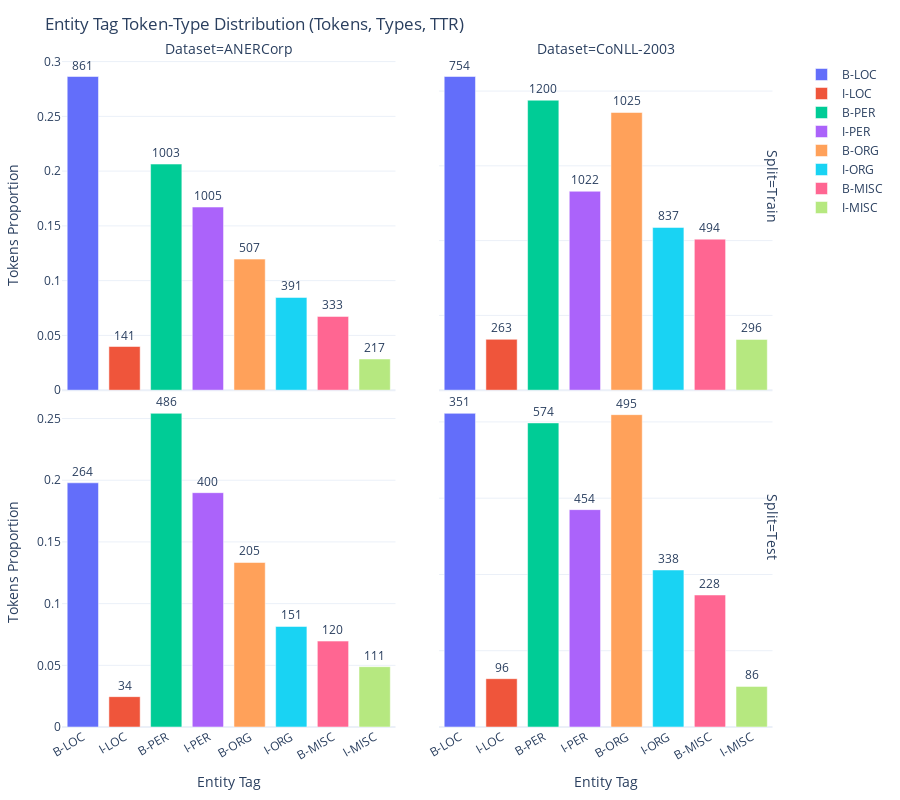

This figure's notebook cell:
### Code cell
plot_faceted_bar_chart(
            df=df,
            metric="Tokens Proportion",        # or "TTR" depending on the figure
            text="Tag Types",
            title="Entity Tag Token-Type Distribution (Tokens, Types, TTR)",
            tag_order=_DEFAULT_TAGS
        )

### Figure 1 — Plotly figure (JSON) as saved in the notebook; plotly's stock layout.template omitted (floating-point values rounded to 4 significant figures)
{"data": [{"alignmentgroup": "True", "cliponaxis": false, "hovertemplate": "Entity Tag=%{x}<br>Split=Train<br>Dataset=ANERCorp<br>Tokens Proportion=%{y}<br>Tag Types=%{text}<extra></extra>", "legendgroup": "B-LOC", "marker": {"color": "#636efa", "pattern": {"shape": ""}}, "name": "B-LOC", "offsetgroup": "B-LOC", "orientation": "v", "showlegend": true, "text": [861], "textposition": "outside", "texttemplate": "%{text}", "type": "bar", "x": ["B-LOC"], "xaxis": "x3", "y": [0.2864], "yaxis": "y3"}, {"alignmentgroup": "True", "cliponaxis": false, "hovertemplate": "Entity Tag=%{x}<br>Split=Train<br>Dataset=CoNLL-2003<br>Tokens Proportion=%{y}<br>Tag Types=%{text}<extra></extra>", "legendgroup": "B-LOC", "marker": {"color": "#636efa", "pattern": {"shape": ""}}, "name": "B-LOC", "offsetgroup": "B-LOC", "orientation": "v", "showlegend": false, "text": [754], "textposition": "outside", "texttemplate": "%{text}", "type": "bar", "x": ["B-LOC"], "xaxis": "x4", "y": [0.2097], "yaxis": "y4"}, {"alignmentgroup": "True", "cliponaxis": false, "hovertemplate": "Entity Tag=%{x}<br>Split=Test<br>Dataset=ANERCorp<br>Tokens Proportion=%{y}<br>Tag Types=%{text}<extra></extra>", "legendgroup": "B-LOC", "marker": {"color": "#636efa", "pattern": {"shape": ""}}, "name": "B-LOC", "offsetgroup": "B-LOC", "orientation": "v", "showlegend": false, "text": [264], "textposition": "outside", "texttemplate": "%{text}", "type": "bar", "x": ["B-LOC"], "xaxis": "x", "y": [0.1979], "yaxis": "y"}, {"alignmentgroup": "True", "cliponaxis": false, "hovertemplate": "Entity Tag=%{x}<br>Split=Test<br>Dataset=CoNLL-2003<br>Tokens Proportion=%{y}<br>Tag Types=%{text}<extra></extra>", "legendgroup": "B-LOC", "marker": {"color": "#636efa", "pattern": {"shape": ""}}, "name": "B-LOC", "offsetgroup": "B-LOC", "orientation": "v", "showlegend": false, "text": [351], "textposition": "outside", "texttemplate": "%{text}", "type": "bar", "x": ["B-LOC"], "xaxis": "x2", "y": [0.2056], "yaxis": "y2"}, {"alignmentgroup": "True", "cliponaxis": false, "hovertemplate": "Entity Tag=%{x}<br>Split=Train<br>Dataset=ANERCorp<br>Tokens Proportion=%{y}<br>Tag Types=%{text}<extra></extra>", "legendgroup": "I-LOC", "marker": {"color": "#EF553B", "pattern": {"shape": ""}}, "name": "I-LOC", "offsetgroup": "I-LOC", "orientation": "v", "showlegend": true, "text": [141], "textposition": "outside", "texttemplate": "%{text}", "type": "bar", "x": ["I-LOC"], "xaxis": "x3", "y": [0.03986], "yaxis": "y3"}, {"alignmentgroup": "True", "cliponaxis": false, "hovertemplate": "Entity Tag=%{x}<br>Split=Train<br>Dataset=CoNLL-2003<br>Tokens Proportion=%{y}<br>Tag Types=%{text}<extra></extra>", "legendgroup": "I-LOC", "marker": {"color": "#EF553B", "pattern": {"shape": ""}}, "name": "I-LOC", "offsetgroup": "I-LOC", "orientation": "v", "showlegend": false, "text": [263], "textposition": "outside", "texttemplate": "%{text}", "type": "bar", "x": ["I-LOC"], "xaxis": "x4", "y": [0.03399], "yaxis": "y4"}, {"alignmentgroup": "True", "cliponaxis": false, "hovertemplate": "Entity Tag=%{x}<br>Split=Test<br>Dataset=ANERCorp<br>Tokens Proportion=%{y}<br>Tag Types=%{text}<extra></extra>", "legendgroup": "I-LOC", "marker": {"color": "#EF553B", "pattern": {"shape": ""}}, "name": "I-LOC", "offsetgroup": "I-LOC", "orientation": "v", "showlegend": false, "text": [34], "textposition": "outside", "texttemplate": "%{text}", "type": "bar", "x": ["I-LOC"], "xaxis": "x", "y": [0.02459], "yaxis": "y"}, {"alignmentgroup": "True", "cliponaxis": false, "hovertemplate": "Entity Tag=%{x}<br>Split=Test<br>Dataset=CoNLL-2003<br>Tokens Proportion=%{y}<br>Tag Types=%{text}<extra></extra>", "legendgroup": "I-LOC", "marker": {"color": "#EF553B", "pattern": {"shape": ""}}, "name": "I-LOC", "offsetgroup": "I-LOC", "orientation": "v", "showlegend": false, "text": [96], "textposition": "outside", "texttemplate": "%{text}", "type": "bar", "x": ["I-LOC"], "xaxis": "x2", "y": [0.03168], "yaxis": "y2"}, {"alignmentgroup": "True", "cliponaxis": false, "hovertemplate": "Entity Tag=%{x}<br>Split=Train<br>Dataset=ANERCorp<br>Tokens Proportion=%{y}<br>Tag Types=%{text}<extra></extra>", "legendgroup": "B-PER", "marker": {"color": "#00cc96", "pattern": {"shape": ""}}, "name": "B-PER", "offsetgroup": "B-PER", "orientation": "v", "showlegend": true, "text": [1003], "textposition": "outside", "texttemplate": "%{text}", "type": "bar", "x": ["B-PER"], "xaxis": "x3", "y": [0.2064], "yaxis": "y3"}, {"alignmentgroup": "True", "cliponaxis": false, "hovertemplate": "Entity Tag=%{x}<br>Split=Train<br>Dataset=CoNLL-2003<br>Tokens Proportion=%{y}<br>Tag Types=%{text}<extra></extra>", "legendgroup": "B-PER", "marker": {"color": "#00cc96", "pattern": {"shape": ""}}, "name": "B-PER", "offsetgroup": "B-PER", "orientation": "v", "showlegend": false, "text": [1200], "textposition": "outside", "texttemplate": "%{text}", "type": "bar", "x": ["B-PER"], "xaxis": "x4", "y": [0.1939], "yaxis": "y4"}, {"alignmentgroup": "True", "cliponaxis": false, "hovertemplate": "Entity Tag=%{x}<br>Split=Test<br>Dataset=ANERCorp<br>Tokens Proportion=%{y}<br>Tag Types=%{text}<extra></extra>", "legendgroup": "B-PER", "marker": {"color": "#00cc96", "pattern": {"shape": ""}}, "name": "B-PER", "offsetgroup": "B-PER", "orientation": "v", "showlegend": false, "text": [486], "textposition": "outside", "texttemplate": "%{text}", "type": "bar", "x": ["B-PER"], "xaxis": "x", "y": [0.2542], "yaxis": "y"}, {"alignmentgroup": "True", "cliponaxis": false, "hovertemplate": "Entity Tag=%{x}<br>Split=Test<br>Dataset=CoNLL-2003<br>Tokens Proportion=%{y}<br>Tag Types=%{text}<extra></extra>", "legendgroup": "B-PER", "marker": {"color": "#00cc96", "pattern": {"shape": ""}}, "name": "B-PER", "offsetgroup": "B-PER", "orientation": "v", "showlegend": false, "text": [574], "textposition": "outside", "texttemplate": "%{text}", "type": "bar", "x": ["B-PER"], "xaxis": "x2", "y": [0.1993], "yaxis": "y2"}, {"alignmentgroup": "True", "cliponaxis": false, "hovertemplate": "Entity Tag=%{x}<br>Split=Train<br>Dataset=ANERCorp<br>Tokens Proportion=%{y}<br>Tag Types=%{text}<extra></extra>", "legendgroup": "I-PER", "marker": {"color": "#ab63fa", "pattern": {"shape": ""}}, "name": "I-PER", "offsetgroup": "I-PER", "orientation": "v", "showlegend": true, "text": [1005], "textposition": "outside", "texttemplate": "%{text}", "type": "bar", "x": ["I-PER"], "xaxis": "x3", "y": [0.1672], "yaxis": "y3"}, {"alignmentgroup": "True", "cliponaxis": false, "hovertemplate": "Entity Tag=%{x}<br>Split=Train<br>Dataset=CoNLL-2003<br>Tokens Proportion=%{y}<br>Tag Types=%{text}<extra></extra>", "legendgroup": "I-PER", "marker": {"color": "#ab63fa", "pattern": {"shape": ""}}, "name": "I-PER", "offsetgroup": "I-PER", "orientation": "v", "showlegend": false, "text": [1022], "textposition": "outside", "texttemplate": "%{text}", "type": "bar", "x": ["I-PER"], "xaxis": "x4", "y": [0.133], "yaxis": "y4"}, {"alignmentgroup": "True", "cliponaxis": false, "hovertemplate": "Entity Tag=%{x}<br>Split=Test<br>Dataset=ANERCorp<br>Tokens Proportion=%{y}<br>Tag Types=%{text}<extra></extra>", "legendgroup": "I-PER", "marker": {"color": "#ab63fa", "pattern": {"shape": ""}}, "name": "I-PER", "offsetgroup": "I-PER", "orientation": "v", "showlegend": false, "text": [400], "textposition": "outside", "texttemplate": "%{text}", "type": "bar", "x": ["I-PER"], "xaxis": "x", "y": [0.1899], "yaxis": "y"}, {"alignmentgroup": "True", "cliponaxis": false, "hovertemplate": "Entity Tag=%{x}<br>Split=Test<br>Dataset=CoNLL-2003<br>Tokens Proportion=%{y}<br>Tag Types=%{text}<extra></extra>", "legendgroup": "I-PER", "marker": {"color": "#ab63fa", "pattern": {"shape": ""}}, "name": "I-PER", "offsetgroup": "I-PER", "orientation": "v", "showlegend": false, "text": [454], "textposition": "outside", "texttemplate": "%{text}", "type": "bar", "x": ["I-PER"], "xaxis": "x2", "y": [0.1425], "yaxis": "y2"}, {"alignmentgroup": "True", "cliponaxis": false, "hovertemplate": "Entity Tag=%{x}<br>Split=Train<br>Dataset=ANERCorp<br>Tokens Proportion=%{y}<br>Tag Types=%{text}<extra></extra>", "legendgroup": "B-ORG", "marker": {"color": "#FFA15A", "pattern": {"shape": ""}}, "name": "B-ORG", "offsetgroup": "B-ORG", "orientation": "v", "showlegend": true, "text": [507], "textposition": "outside", "texttemplate": "%{text}", "type": "bar", "x": ["B-ORG"], "xaxis": "x3", "y": [0.1197], "yaxis": "y3"}, {"alignmentgroup": "True", "cliponaxis": false, "hovertemplate": "Entity Tag=%{x}<br>Split=Train<br>Dataset=CoNLL-2003<br>Tokens Proportion=%{y}<br>Tag Types=%{text}<extra></extra>", "legendgroup": "B-ORG", "marker": {"color": "#FFA15A", "pattern": {"shape": ""}}, "name": "B-ORG", "offsetgroup": "B-ORG", "orientation": "v", "showlegend": false, "text": [1025], "textposition": "outside", "texttemplate": "%{text}", "type": "bar", "x": ["B-ORG"], "xaxis": "x4", "y": [0.1857], "yaxis": "y4"}, {"alignmentgroup": "True", "cliponaxis": false, "hovertemplate": "Entity Tag=%{x}<br>Split=Test<br>Dataset=ANERCorp<br>Tokens Proportion=%{y}<br>Tag Types=%{text}<extra></extra>", "legendgroup": "B-ORG", "marker": {"color": "#FFA15A", "pattern": {"shape": ""}}, "name": "B-ORG", "offsetgroup": "B-ORG", "orientation": "v", "showlegend": false, "text": [205], "textposition": "outside", "texttemplate": "%{text}", "type": "bar", "x": ["B-ORG"], "xaxis": "x", "y": [0.1333], "yaxis": "y"}, {"alignmentgroup": "True", "cliponaxis": false, "hovertemplate": "Entity Tag=%{x}<br>Split=Test<br>Dataset=CoNLL-2003<br>Tokens Proportion=%{y}<br>Tag Types=%{text}<extra></extra>", "legendgroup": "B-ORG", "marker": {"color": "#FFA15A", "pattern": {"shape": ""}}, "name": "B-ORG", "offsetgroup": "B-ORG", "orientation": "v", "showlegend": false, "text": [495], "textposition": "outside", "texttemplate": "%{text}", "type": "bar", "x": ["B-ORG"], "xaxis": "x2", "y": [0.2048], "yaxis": "y2"}, {"alignmentgroup": "True", "cliponaxis": false, "hovertemplate": "Entity Tag=%{x}<br>Split=Train<br>Dataset=ANERCorp<br>Tokens Proportion=%{y}<br>Tag Types=%{text}<extra></extra>", "legendgroup": "I-ORG", "marker": {"color": "#19d3f3", "pattern": {"shape": ""}}, "name": "I-ORG", "offsetgroup": "I-ORG", "orientation": "v", "showlegend": true, "text": [391], "textposition": "outside", "texttemplate": "%{text}", "type": "bar", "x": ["I-ORG"], "xaxis": "x3", "y": [0.08466], "yaxis": "y3"}, {"alignmentgroup": "True", "cliponaxis": false, "hovertemplate": "Entity Tag=%{x}<br>Split=Train<br>Dataset=CoNLL-2003<br>Tokens Proportion=%{y}<br>Tag Types=%{text}<extra></extra>", "legendgroup": "I-ORG", "marker": {"color": "#19d3f3", "pattern": {"shape": ""}}, "name": "I-ORG", "offsetgroup": "I-ORG", "orientation": "v", "showlegend": false, "text": [837], "textposition": "outside", "texttemplate": "%{text}", "type": "bar", "x": ["I-ORG"], "xaxis": "x4", "y": [0.1088], "yaxis": "y4"}, {"alignmentgroup": "True", "cliponaxis": false, "hovertemplate": "Entity Tag=%{x}<br>Split=Test<br>Dataset=ANERCorp<br>Tokens Proportion=%{y}<br>Tag Types=%{text}<extra></extra>", "legendgroup": "I-ORG", "marker": {"color": "#19d3f3", "pattern": {"shape": ""}}, "name": "I-ORG", "offsetgroup": "I-ORG", "orientation": "v", "showlegend": false, "text": [151], "textposition": "outside", "texttemplate": "%{text}", "type": "bar", "x": ["I-ORG"], "xaxis": "x", "y": [0.08148], "yaxis": "y"}, {"alignmentgroup": "True", "cliponaxis": false, "hovertemplate": "Entity Tag=%{x}<br>Split=Test<br>Dataset=CoNLL-2003<br>Tokens Proportion=%{y}<br>Tag Types=%{text}<extra></extra>", "legendgroup": "I-ORG", "marker": {"color": "#19d3f3", "pattern": {"shape": ""}}, "name": "I-ORG", "offsetgroup": "I-ORG", "orientation": "v", "showlegend": false, "text": [338], "textposition": "outside", "texttemplate": "%{text}", "type": "bar", "x": ["I-ORG"], "xaxis": "x2", "y": [0.1029], "yaxis": "y2"}, {"alignmentgroup": "True", "cliponaxis": false, "hovertemplate": "Entity Tag=%{x}<br>Split=Train<br>Dataset=ANERCorp<br>Tokens Proportion=%{y}<br>Tag Types=%{text}<extra></extra>", "legendgroup": "B-MISC", "marker": {"color": "#FF6692", "pattern": {"shape": ""}}, "name": "B-MISC", "offsetgroup": "B-MISC", "orientation": "v", "showlegend": true, "text": [333], "textposition": "outside", "texttemplate": "%{text}", "type": "bar", "x": ["B-MISC"], "xaxis": "x3", "y": [0.06734], "yaxis": "y3"}, {"alignmentgroup": "True", "cliponaxis": false, "hovertemplate": "Entity Tag=%{x}<br>Split=Train<br>Dataset=CoNLL-2003<br>Tokens Proportion=%{y}<br>Tag Types=%{text}<extra></extra>", "legendgroup": "B-MISC", "marker": {"color": "#FF6692", "pattern": {"shape": ""}}, "name": "B-MISC", "offsetgroup": "B-MISC", "orientation": "v", "showlegend": false, "text": [494], "textposition": "outside", "texttemplate": "%{text}", "type": "bar", "x": ["B-MISC"], "xaxis": "x4", "y": [0.101], "yaxis": "y4"}, {"alignmentgroup": "True", "cliponaxis": false, "hovertemplate": "Entity Tag=%{x}<br>Split=Test<br>Dataset=ANERCorp<br>Tokens Proportion=%{y}<br>Tag Types=%{text}<extra></extra>", "legendgroup": "B-MISC", "marker": {"color": "#FF6692", "pattern": {"shape": ""}}, "name": "B-MISC", "offsetgroup": "B-MISC", "orientation": "v", "showlegend": false, "text": [120], "textposition": "outside", "texttemplate": "%{text}", "type": "bar", "x": ["B-MISC"], "xaxis": "x", "y": [0.06963], "yaxis": "y"}, {"alignmentgroup": "True", "cliponaxis": false, "hovertemplate": "Entity Tag=%{x}<br>Split=Test<br>Dataset=CoNLL-2003<br>Tokens Proportion=%{y}<br>Tag Types=%{text}<extra></extra>", "legendgroup": "B-MISC", "marker": {"color": "#FF6692", "pattern": {"shape": ""}}, "name": "B-MISC", "offsetgroup": "B-MISC", "orientation": "v", "showlegend": false, "text": [228], "textposition": "outside", "texttemplate": "%{text}", "type": "bar", "x": ["B-MISC"], "xaxis": "x2", "y": [0.08654], "yaxis": "y2"}, {"alignmentgroup": "True", "cliponaxis": false, "hovertemplate": "Entity Tag=%{x}<br>Split=Train<br>Dataset=ANERCorp<br>Tokens Proportion=%{y}<br>Tag Types=%{text}<extra></extra>", "legendgroup": "I-MISC", "marker": {"color": "#B6E880", "pattern": {"shape": ""}}, "name": "I-MISC", "offsetgroup": "I-MISC", "orientation": "v", "showlegend": true, "text": [217], "textposition": "outside", "texttemplate": "%{text}", "type": "bar", "x": ["I-MISC"], "xaxis": "x3", "y": [0.02847], "yaxis": "y3"}, {"alignmentgroup": "True", "cliponaxis": false, "hovertemplate": "Entity Tag=%{x}<br>Split=Train<br>Dataset=CoNLL-2003<br>Tokens Proportion=%{y}<br>Tag Types=%{text}<extra></extra>", "legendgroup": "I-MISC", "marker": {"color": "#B6E880", "pattern": {"shape": ""}}, "name": "I-MISC", "offsetgroup": "I-MISC", "orientation": "v", "showlegend": false, "text": [296], "textposition": "outside", "texttemplate": "%{text}", "type": "bar", "x": ["I-MISC"], "xaxis": "x4", "y": [0.03393], "yaxis": "y4"}, {"alignmentgroup": "True", "cliponaxis": false, "hovertemplate": "Entity Tag=%{x}<br>Split=Test<br>Dataset=ANERCorp<br>Tokens Proportion=%{y}<br>Tag Types=%{text}<extra></extra>", "legendgroup": "I-MISC", "marker": {"color": "#B6E880", "pattern": {"shape": ""}}, "name": "I-MISC", "offsetgroup": "I-MISC", "orientation": "v", "showlegend": false, "text": [111], "textposition": "outside", "texttemplate": "%{text}", "type": "bar", "x": ["I-MISC"], "xaxis": "x", "y": [0.04889], "yaxis": "y"}, {"alignmentgroup": "True", "cliponaxis": false, "hovertemplate": "Entity Tag=%{x}<br>Split=Test<br>Dataset=CoNLL-2003<br>Tokens Proportion=%{y}<br>Tag Types=%{text}<extra></extra>", "legendgroup": "I-MISC", "marker": {"color": "#B6E880", "pattern": {"shape": ""}}, "name": "I-MISC", "offsetgroup": "I-MISC", "orientation": "v", "showlegend": false, "text": [86], "textposition": "outside", "texttemplate": "%{text}", "type": "bar", "x": ["I-MISC"], "xaxis": "x2", "y": [0.02663], "yaxis": "y2"}], "layout": {"annotations": [{"font": {"size": 14}, "showarrow": false, "text": "Dataset=ANERCorp", "x": 0.23, "xanchor": "center", "xref": "paper", "y": 1, "yanchor": "bottom", "yref": "paper"}, {"font": {"size": 14}, "showarrow": false, "text": "Dataset=CoNLL-2003", "x": 0.75, "xanchor": "center", "xref": "paper", "y": 1, "yanchor": "bottom", "yref": "paper"}, {"font": {"size": 14}, "showarrow": false, "text": "Split=Test", "textangle": 90, "x": 0.98, "xanchor": "center", "xref": "paper", "y": 0.2475, "yanchor": "bottom", "yref": "paper"}, {"font": {"size": 14}, "showarrow": false, "text": "Split=Train", "textangle": 90, "x": 0.98, "xanchor": "center", "xref": "paper", "y": 0.7525, "yanchor": "bottom", "yref": "paper"}], "bargap": 0.25, "barmode": "relative", "height": 800, "legend": {"title": {}, "tracegroupgap": 0}, "margin": {"b": 20, "l": 20, "r": 20, "t": 60}, "title": {"text": "Entity Tag Token-Type Distribution (Tokens, Types, TTR)"}, "uniformtext": {"minsize": 10, "mode": "hide"}, "xaxis": {"anchor": "y", "categoryarray": ["B-LOC", "I-LOC", "B-PER", "I-PER", "B-ORG", "I-ORG", "B-MISC", "I-MISC"], "categoryorder": "array", "domain": [0, 0.46], "tickangle": -30, "title": {"text": "Entity Tag"}}, "xaxis2": {"anchor": "y2", "categoryarray": ["B-LOC", "I-LOC", "B-PER", "I-PER", "B-ORG", "I-ORG", "B-MISC", "I-MISC"], "categoryorder": "array", "domain": [0.52, 0.98], "matches": "x", "tickangle": -30, "title": {"text": "Entity Tag"}}, "xaxis3": {"anchor": "y3", "domain": [0, 0.46], "matches": "x", "showticklabels": false, "tickangle": -30}, "xaxis4": {"anchor": "y4", "domain": [0.52, 0.98], "matches": "x", "showticklabels": false, "tickangle": -30}, "yaxis": {"anchor": "x", "domain": [0, 0.495], "rangemode": "tozero", "title": {"text": "Tokens Proportion"}}, "yaxis2": {"anchor": "x2", "domain": [0, 0.495], "rangemode": "tozero", "showticklabels": false}, "yaxis3": {"anchor": "x3", "domain": [0.505, 1], "rangemode": "tozero", "title": {"text": "Tokens Proportion"}}, "yaxis4": {"anchor": "x4", "domain": [0.505, 1], "rangemode": "tozero", "showticklabels": false}}}
